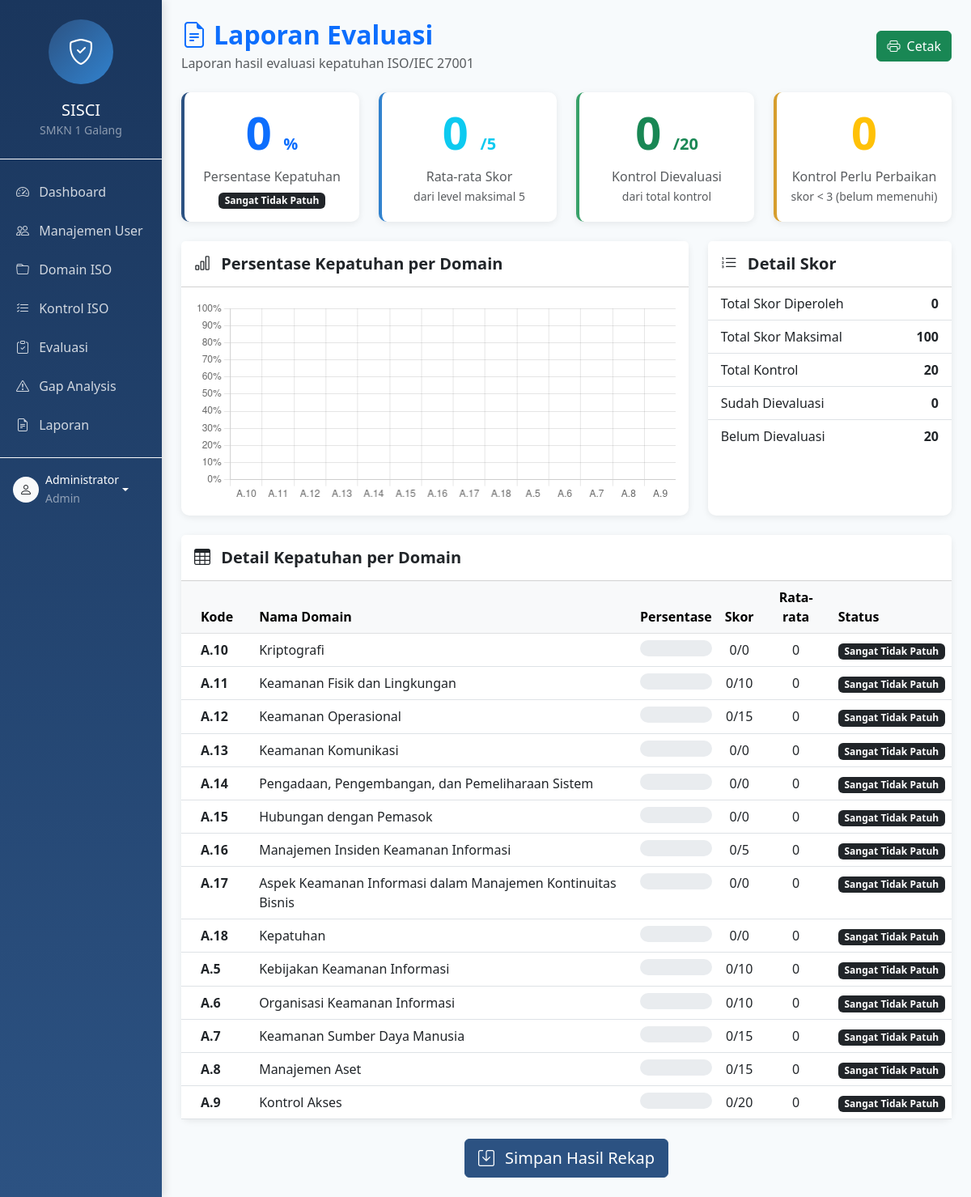
/index.php?page=laporan (signed in), run on the app's committed database.
### tables this page shows
CREATE TABLE domain_iso (
    id INT AUTO_INCREMENT PRIMARY KEY COMMENT 'ID unik domain',
    kode_domain VARCHAR(20) NOT NULL UNIQUE COMMENT 'Kode domain ISO (contoh: A.5, A.6)',
    nama_domain VARCHAR(200) NOT NULL COMMENT 'Nama domain/kategori',
    deskripsi TEXT COMMENT 'Deskripsi detail domain',
    created_at TIMESTAMP DEFAULT CURRENT_TIMESTAMP COMMENT 'Waktu pembuatan',
    updated_at TIMESTAMP DEFAULT CURRENT_TIMESTAMP ON UPDATE CURRENT_TIMESTAMP COMMENT 'Waktu terakhir update',
    
    INDEX idx_kode (kode_domain)
);

### views/laporan/index.php (the view, shortened to what the rows shown need)
<?php
include __DIR__ . '/../layouts/header.php';
?>
<div class="container-fluid">
    <div class="row">
        <div class="col-md-9 col-lg-10 main-content p-4">
            <div class="d-flex justify-content-between align-items-center mb-4">
                <div>
                    <h2 class="fw-bold text-primary mb-1">
                        <i class="bi bi-file-earmark-text me-2"></i>Laporan Evaluasi
                    </h2>
                </div>
            </div>
            <div class="card mb-4">
                <div class="card-body p-0">
                    <div class="table-responsive">
                        <table class="table table-hover mb-0">
                            <thead class="table-light">
                                <tr>
                                    <th class="px-4">Kode</th>
                                    <th>Nama Domain</th>
                                    <th class="text-center">Persentase</th>
                                    <th class="text-center">Skor</th>
                                    <th class="text-center">Rata-rata</th>
                                    <th>Status</th>
                                </tr>
                            </thead>
                            <tbody>
                                <?php foreach ($domainStats as $stat):
                                    $status = getKategoriKepatuhan($stat['persentase']);
                                ?>
                                <tr>
                                    <td class="px-4 fw-bold"><?php echo $stat['kode']; ?></td>
                                    <td><?php echo $stat['nama']; ?></td>
                                    <td class="text-center">
                                        <div class="progress" style="height: 20px;">
                                        </div>
                                    </td>
                                    <td class="text-center">
                                        <?php echo $stat['skor']; ?>/<?php echo $stat['maksimal']; ?>
                                    </td>
                                    <td class="text-center"><?php echo $stat['rata_rata']; ?></td>
                                    <td>
                                        <span class="badge <?php echo $status['badge']; ?>">
                                            <?php echo $status['label']; ?>
                                        </span>
                                    </td>
                                </tr>
                                <?php endforeach; ?>
                            </tbody>
                        </table>
                    </div>
                </div>
            </div>
        </div>
    </div>
</div>
<script>
    const ctx = document.getElementById('laporanChart').getContext('2d');
    new Chart(ctx, {
        type: 'bar',
        data: {
            labels: <?php echo json_encode(array_column($domainStats, 'kode')); ?>,
            datasets: [{
                label: 'Persentase Kepatuhan (%)',
                data: <?php echo json_encode(array_column($domainStats, 'persentase')); ?>,
                backgroundColor: 'rgba(44, 82, 130, 0.8)',
                borderColor: 'rgba(44, 82, 130, 1)',
                borderWidth: 1,
                borderRadius: 5
            }]
        },
        options: {
            responsive: true,
            maintainAspectRatio: false,
            scales: {
                y: {
                    beginAtZero: true,
                    max: 100,
                    ticks: {
                        callback: function(value) {
                            return value + '%';
                        }
                    }
                }
            },
            plugins: {
                legend: {
                    display: false
                }
            }
        }
    });
</script>
<?php
include __DIR__ . '/../layouts/footer.php';

### data on the page
domain_iso: kode_domain "A.10", nama_domain "Kriptografi", skor "0", maksimal "0", rata_rata "0", label "Sangat Tidak Patuh"
domain_iso: kode_domain "A.11", nama_domain "Keamanan Fisik dan Lingkungan", skor "0", maksimal "10", rata_rata "0", label "Sangat Tidak Patuh"
domain_iso: kode_domain "A.12", nama_domain "Keamanan Operasional", skor "0", maksimal "15", rata_rata "0", label "Sangat Tidak Patuh"
domain_iso: kode_domain "A.13", nama_domain "Keamanan Komunikasi", skor "0", maksimal "0", rata_rata "0", label "Sangat Tidak Patuh"
domain_iso: kode_domain "A.14", nama_domain "Pengadaan, Pengembangan, dan Pemeliharaan Sistem", skor "0", maksimal "0", rata_rata "0", label "Sangat Tidak Patuh"
domain_iso: kode_domain "A.15", nama_domain "Hubungan dengan Pemasok", skor "0", maksimal "0", rata_rata "0", label "Sangat Tidak Patuh"
domain_iso: kode_domain "A.16", nama_domain "Manajemen Insiden Keamanan Informasi", skor "0", maksimal "5", rata_rata "0", label "Sangat Tidak Patuh"
domain_iso: kode_domain "A.17", nama_domain "Aspek Keamanan Informasi dalam Manajemen Kontinuitas Bisnis", skor "0", maksimal "0", rata_rata "0", label "Sangat Tidak Patuh"
domain_iso: kode_domain "A.18", nama_domain "Kepatuhan", skor "0", maksimal "0", rata_rata "0", label "Sangat Tidak Patuh"
domain_iso: kode_domain "A.5", nama_domain "Kebijakan Keamanan Informasi", skor "0", maksimal "10", rata_rata "0", label "Sangat Tidak Patuh"
domain_iso: kode_domain "A.6", nama_domain "Organisasi Keamanan Informasi", skor "0", maksimal "10", rata_rata "0", label "Sangat Tidak Patuh"
domain_iso: kode_domain "A.7", nama_domain "Keamanan Sumber Daya Manusia", skor "0", maksimal "15", rata_rata "0", label "Sangat Tidak Patuh"
domain_iso: kode_domain "A.8", nama_domain "Manajemen Aset", skor "0", maksimal "15", rata_rata "0", label "Sangat Tidak Patuh"
domain_iso: kode_domain "A.9", nama_domain "Kontrol Akses", skor "0", maksimal "20", rata_rata "0", label "Sangat Tidak Patuh"

### other printed values
$currentUser['nama'] "Administrator"
$currentUser['role'] "Admin"
$persentaseKepatuhan "0"
$kategoriKepatuhan['label'] "Sangat Tidak Patuh"
$rekap['rata_rata_skor'] "0"
$rekap['total_dievaluasi'] "0"
$rekap['total_kontrol'] "20"
count($gapAnalysis) "0"
$rekap['total_skor_diperoleh'] "0"
$rekap['total_skor_maksimal'] "100"
$rekap['total_kontrol'] - $rekap['total_dievaluasi'] "20"
chart data {{ json_encode(array_column($domainStats, 'kode')) }} ["A.10","A.11","A.12","A.13","A.14","A.15","A.16","A.17","A.18","A.5","A.6","A.7","A.8","A.9"]
chart data {{ json_encode(array_column($domainStats, 'persentase')) }} [0,0,0,0,0,0,0,0,0,0,0,0,0,0]
